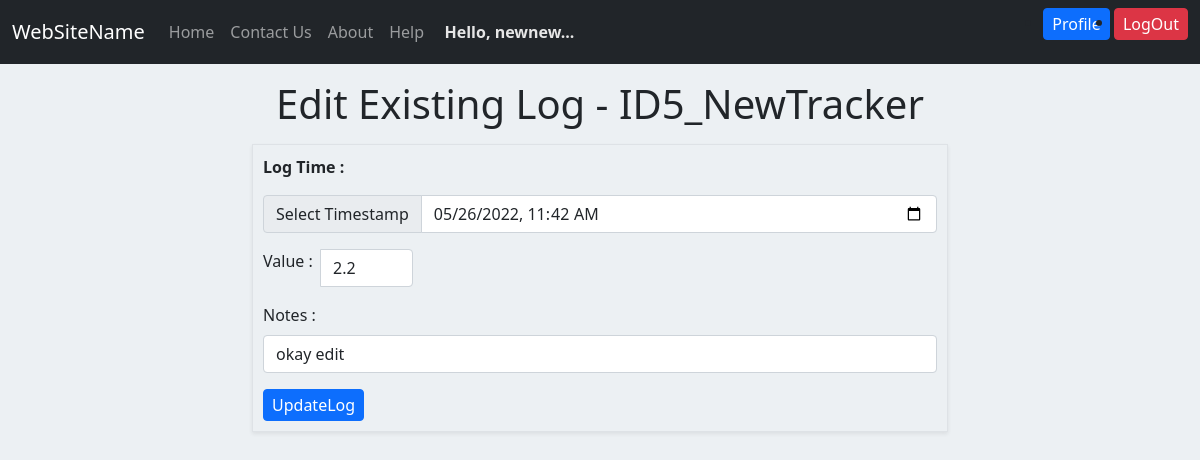
The app's page /log/12/update (signed in) with its own data.
### application/models.py (models this page shows)
class Tracker(db.Model):
    __tablename__ = 'tracker'
    tracker_id = db.Column(db.Integer, autoincrement=True, primary_key=True)
    user_id = db.Column(db.Integer, db.ForeignKey("user.user_id"))
    tracker_name = db.Column(db.String, nullable=False)
    description = db.Column(db.String)
    track_type = db.Column(db.String, nullable=False)
    settings = db.Column(db.String)

class TrackerLog(db.Model):
    __tablename__ = 'tracker_log'
    log_id = db.Column(db.Integer, autoincrement=True, primary_key=True)
    tracker_id = db.Column(db.Integer, db.ForeignKey("tracker.tracker_id"), nullable=False)
    user_id = db.Column(db.Integer, db.ForeignKey("user.user_id"), nullable=False)
    timestamp = db.Column(db.String, nullable=False)
    value = db.Column(db.String, nullable=False)
    note = db.Column(db.String)

### application/controllers.py (the view, shortened to what this page needs)
@app.route('/log/<int:log_id>/update', methods=['GET', 'POST'])
def updateExistingLog(log_id):
    try:
        user_id = session['user_id']
        username = session['username']
        fname = session['user_fname']
        userdata = {
            'user_id': user_id,
            'username': username,
            'fname': fname
        }
    except:
        return redirect('/login')
    if request.method=='GET':
        logdata = TrackerLog.query.get(log_id)
        trackerdata = Tracker.query.get(logdata.tracker_id)
        timestamp = logdata.timestamp
        if trackerdata.track_type=='Multiple_Choice':
            trackervalues = trackerdata.settings
            tvallist = trackervalues.split(',')
            v = render_template("updateLogEntry.html", userdata=userdata, trackerdata=trackerdata, logdata=logdata, dt=timestamp, tvallist=tvallist)
        else:
            v = render_template("updateLogEntry.html", userdata=userdata, trackerdata=trackerdata, logdata=logdata, dt=timestamp)
        return v

### templates/updateLogEntry.html (shortened to what this page needs)
{% extends "base.html" %}
{% block content %}
    <div class="mt-3 mb-3">
        <h1 class="makecenter">Edit Existing Log - {{trackerdata["tracker_name"]}}</h1>
    </div>
    <div class=" border formborder shadow-sm">
        <form action="/log/{{logdata['log_id']}}/update" method="POST" id="update-log-form">
            <div><p><b> Log Time : </b></p></div>
            <div class="input-group mb-3">
                <span class="input-group-text"> Select Timestamp </span>
                <input type="datetime-local" class="form-control" id="timestamp" name="timestamp"
                        value="{{dt[:10]+'T'+dt[11:16]}}" min="2020-01-01T01:30" min="2099-12-30T23:55" required>
            </div>
            {% if trackerdata['track_type']=='Numerical' %}
                <div class="input-group mb-3" style="width:150px;">
                    <label for="logvalue" class="form-label">Value : &nbsp; </label>
                    <input type="number" class="form-control" id="logvalue" name="logvalue" step=".1" value="{{logdata['value']}}" required>
                </div>
            {% endif %}
            <div class="mb-3">
                <label for="notes" class="form-label">Notes : </label>
                <input class="form-control" id="notes" name="notes" value="{{logdata['note']}}">
            </div>
            <div>
                <input class="btn btn-primary" type="submit" value="UpdateLog">
            </div>
        </form>
    </div>
{% endblock %}

### static/style.css (style rules this page uses)
body { background: #ecf0f3; }
.makecenter { align-items: center; text-align: center; }
.btn { max-height: 35px; text-align: center; padding: 3px 8px; }
.formborder { padding: 10px; }

### records on screen
Tracker: tracker_name "ID5_NewTracker"
TrackerLog: timestamp "05/26/2022 11:42", logvalue "2.2", notes "okay edit"

### other values on screen
{{ userdata["fname"] }} "newnew"
